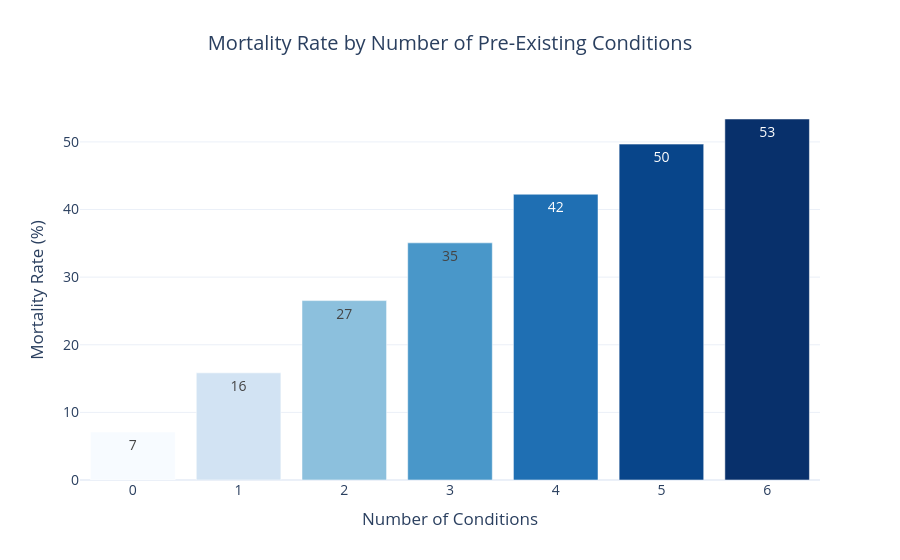

Notebook code for this chart:
### Markdown cell above
## Question 2 — Does mortality rate increase with the number of pre-existing conditions?

### Code cell
comorbid_mortality = (covid_df.groupby('COMORBID_COUNT')['DIED'].mean() * 100).reset_index()
comorbid_mortality = comorbid_mortality[comorbid_mortality['COMORBID_COUNT'] <= 6]

fig = px.bar(
    comorbid_mortality,
    x="COMORBID_COUNT",
    y="DIED",
    color="DIED",
    color_continuous_scale="Blues",
    text_auto=".0f",
    title="Mortality Rate by Number of Pre-Existing Conditions"
)

fig.update_layout(
    template="plotly_white",
    title_x=0.5,
    xaxis_title="Number of Conditions",
    yaxis_title="Mortality Rate (%)",
    coloraxis_showscale=False,
    font=dict(size=14)
)

fig.show()

### Figure 1 — Plotly figure (JSON) as saved in the notebook; plotly's stock layout.template omitted (floating-point values rounded to 4 significant figures)
{"data": [{"hovertemplate": "COMORBID_COUNT=%{x}<br>DIED=%{marker.color}<extra></extra>", "legendgroup": "", "marker": {"color": [7.1, 15.85, 26.53, 35.07, 42.26, 49.68, 53.39], "coloraxis": "coloraxis", "pattern": {"shape": ""}}, "name": "", "orientation": "v", "showlegend": false, "textposition": "auto", "texttemplate": "%{y:.0f}", "type": "bar", "x": [0, 1, 2, 3, 4, 5, 6], "xaxis": "x", "y": [7.1, 15.85, 26.53, 35.07, 42.26, 49.68, 53.39], "yaxis": "y"}], "layout": {"barmode": "relative", "coloraxis": {"autocolorscale": false, "colorbar": {"title": {"text": "DIED"}}, "colorscale": [[0.0, "rgb(247,251,255)"], [0.125, "rgb(222,235,247)"], [0.25, "rgb(198,219,239)"], [0.375, "rgb(158,202,225)"], [0.5, "rgb(107,174,214)"], [0.625, "rgb(66,146,198)"], [0.75, "rgb(33,113,181)"], [0.875, "rgb(8,81,156)"], [1.0, "rgb(8,48,107)"]], "showscale": false}, "font": {"size": 14}, "legend": {"tracegroupgap": 0}, "title": {"text": "Mortality Rate by Number of Pre-Existing Conditions", "x": 0.5}, "xaxis": {"anchor": "y", "domain": [0.0, 1.0], "title": {"text": "Number of Conditions"}}, "yaxis": {"anchor": "x", "domain": [0.0, 1.0], "title": {"text": "Mortality Rate (%)"}}}}
